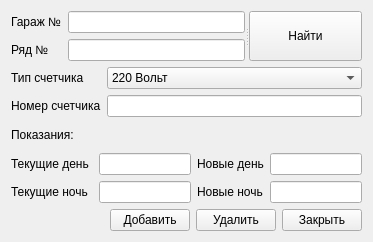
<?xml version="1.0" encoding="UTF-8"?>
<ui version="4.0">
 <class>Form</class>
 <widget class="QWidget" name="Form">
  <property name="geometry">
   <rect>
    <x>0</x>
    <y>0</y>
    <width>373</width>
    <height>242</height>
   </rect>
  </property>
  <property name="windowTitle">
   <string>Редактирование счетчика</string>
  </property>
  <layout class="QVBoxLayout" name="verticalLayout_9">
   <item>
    <widget class="QSplitter" name="splitter">
     <property name="orientation">
      <enum>Qt::Horizontal</enum>
     </property>
     <widget class="QWidget" name="layoutWidget">
      <layout class="QHBoxLayout" name="horizontalLayout">
       <item>
        <layout class="QVBoxLayout" name="verticalLayout">
         <item>
          <widget class="QLabel" name="garajeNum_label">
           <property name="text">
            <string>Гараж №</string>
           </property>
          </widget>
         </item>
         <item>
          <widget class="QLabel" name="row_label">
           <property name="text">
            <string>Ряд №</string>
           </property>
          </widget>
         </item>
        </layout>
       </item>
       <item>
        <layout class="QVBoxLayout" name="verticalLayout_2">
         <item>
          <widget class="QLineEdit" name="garajeNum_lineEdit"/>
         </item>
         <item>
          <widget class="QLineEdit" name="row_lineEdit"/>
         </item>
        </layout>
       </item>
      </layout>
     </widget>
     <widget class="QPushButton" name="find_pushButton">
      <property name="text">
       <string>Найти</string>
      </property>
     </widget>
    </widget>
   </item>
   <item>
    <layout class="QHBoxLayout" name="horizontalLayout_2">
     <item>
      <layout class="QVBoxLayout" name="verticalLayout_3">
       <item>
        <widget class="QLabel" name="meterType_label">
         <property name="text">
          <string>Тип счетчика</string>
         </property>
        </widget>
       </item>
       <item>
        <widget class="QLabel" name="meterNum_label">
         <property name="text">
          <string>Номер счетчика</string>
         </property>
        </widget>
       </item>
      </layout>
     </item>
     <item>
      <layout class="QVBoxLayout" name="verticalLayout_4">
       <item>
        <widget class="QComboBox" name="meterType_comboBox">
         <item>
          <property name="text">
           <string>220 Вольт</string>
          </property>
         </item>
         <item>
          <property name="text">
           <string>380 Вольт</string>
          </property>
         </item>
        </widget>
       </item>
       <item>
        <widget class="QLineEdit" name="meterNum_lineEdit"/>
       </item>
      </layout>
     </item>
    </layout>
   </item>
   <item>
    <widget class="QLabel" name="meterValues_label">
     <property name="text">
      <string>Показания:</string>
     </property>
    </widget>
   </item>
   <item>
    <layout class="QHBoxLayout" name="horizontalLayout_5">
     <item>
      <layout class="QHBoxLayout" name="horizontalLayout_3">
       <item>
        <layout class="QVBoxLayout" name="verticalLayout_5">
         <item>
          <widget class="QLabel" name="curDay_label">
           <property name="text">
            <string>Текущие день </string>
           </property>
          </widget>
         </item>
         <item>
          <widget class="QLabel" name="curNight_label">
           <property name="text">
            <string>Текущие ночь</string>
           </property>
          </widget>
         </item>
        </layout>
       </item>
       <item>
        <layout class="QVBoxLayout" name="verticalLayout_6">
         <item>
          <widget class="QLineEdit" name="curDay_lineEdit"/>
         </item>
         <item>
          <widget class="QLineEdit" name="curNight_lineEdit"/>
         </item>
        </layout>
       </item>
      </layout>
     </item>
     <item>
      <layout class="QHBoxLayout" name="horizontalLayout_4">
       <item>
        <layout class="QVBoxLayout" name="verticalLayout_7">
         <item>
          <widget class="QLabel" name="newDay_label">
           <property name="text">
            <string>Новые день</string>
           </property>
          </widget>
         </item>
         <item>
          <widget class="QLabel" name="newNight_label">
           <property name="text">
            <string>Новые ночь</string>
           </property>
          </widget>
         </item>
        </layout>
       </item>
       <item>
        <layout class="QVBoxLayout" name="verticalLayout_8">
         <item>
          <widget class="QLineEdit" name="newDay_lineEdit"/>
         </item>
         <item>
          <widget class="QLineEdit" name="newNight_lineEdit"/>
         </item>
        </layout>
       </item>
      </layout>
     </item>
    </layout>
   </item>
   <item>
    <layout class="QHBoxLayout" name="horizontalLayout_6">
     <item>
      <spacer name="horizontalSpacer">
       <property name="orientation">
        <enum>Qt::Horizontal</enum>
       </property>
       <property name="sizeHint" stdset="0">
        <size>
         <width>40</width>
         <height>20</height>
        </size>
       </property>
      </spacer>
     </item>
     <item>
      <widget class="QPushButton" name="add_pushButton">
       <property name="text">
        <string>Добавить</string>
       </property>
      </widget>
     </item>
     <item>
      <widget class="QPushButton" name="del_pushButton">
       <property name="text">
        <string>Удалить</string>
       </property>
      </widget>
     </item>
     <item>
      <widget class="QPushButton" name="close_pushButton">
       <property name="text">
        <string>Закрыть</string>
       </property>
      </widget>
     </item>
    </layout>
   </item>
  </layout>
 </widget>
 <resources/>
 <connections/>
</ui>
